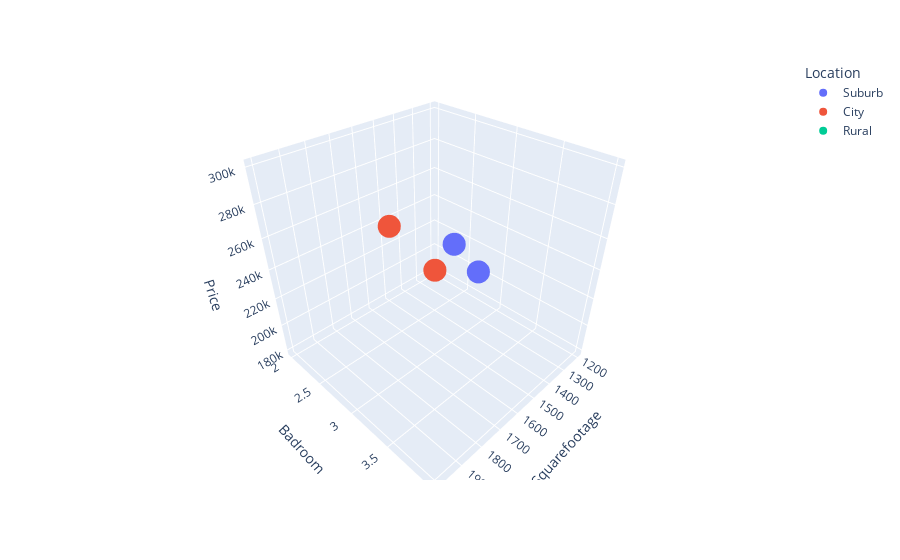

The notebook cell saved with this chart:
### Code cell
import matplotlib.pyplot as plt
import plotly.express as px
import plotly.graph_objects as go

# 3D scatter plot
fig = px.scatter_3d(
    df,
    x='Squarefootage',
    y='Badroom',
    z='Price',
    color='Location'  
)

fig.show()

### Figure 1 — Plotly figure (JSON) as saved in the notebook; plotly's stock layout.template omitted (floating-point values rounded to 4 significant figures)
{"data": [{"hovertemplate": "Location=Suburb<br>Squarefootage=%{x}<br>Badroom=%{y}<br>Price=%{z}<extra></extra>", "legendgroup": "Suburb", "marker": {"color": "#636efa", "symbol": "circle"}, "mode": "markers", "name": "Suburb", "scene": "scene", "showlegend": true, "type": "scatter3d", "x": [1500, 1350], "y": [3, 3], "z": [250000, 220000]}, {"hovertemplate": "Location=City<br>Squarefootage=%{x}<br>Badroom=%{y}<br>Price=%{z}<extra></extra>", "legendgroup": "City", "marker": {"color": "#EF553B", "symbol": "circle"}, "mode": "markers", "name": "City", "scene": "scene", "showlegend": true, "type": "scatter3d", "x": [2000, 1800], "y": [4, 3], "z": [300000, 280000]}, {"hovertemplate": "Location=Rural<br>Squarefootage=%{x}<br>Badroom=%{y}<br>Price=%{z}<extra></extra>", "legendgroup": "Rural", "marker": {"color": "#00cc96", "symbol": "circle"}, "mode": "markers", "name": "Rural", "scene": "scene", "showlegend": true, "type": "scatter3d", "x": [1200], "y": [2], "z": [180000]}], "layout": {"legend": {"title": {"text": "Location"}, "tracegroupgap": 0}, "margin": {"t": 60}, "scene": {"domain": {"x": [0, 1], "y": [0, 1]}, "xaxis": {"title": {"text": "Squarefootage"}}, "yaxis": {"title": {"text": "Badroom"}}, "zaxis": {"title": {"text": "Price"}}}}}
